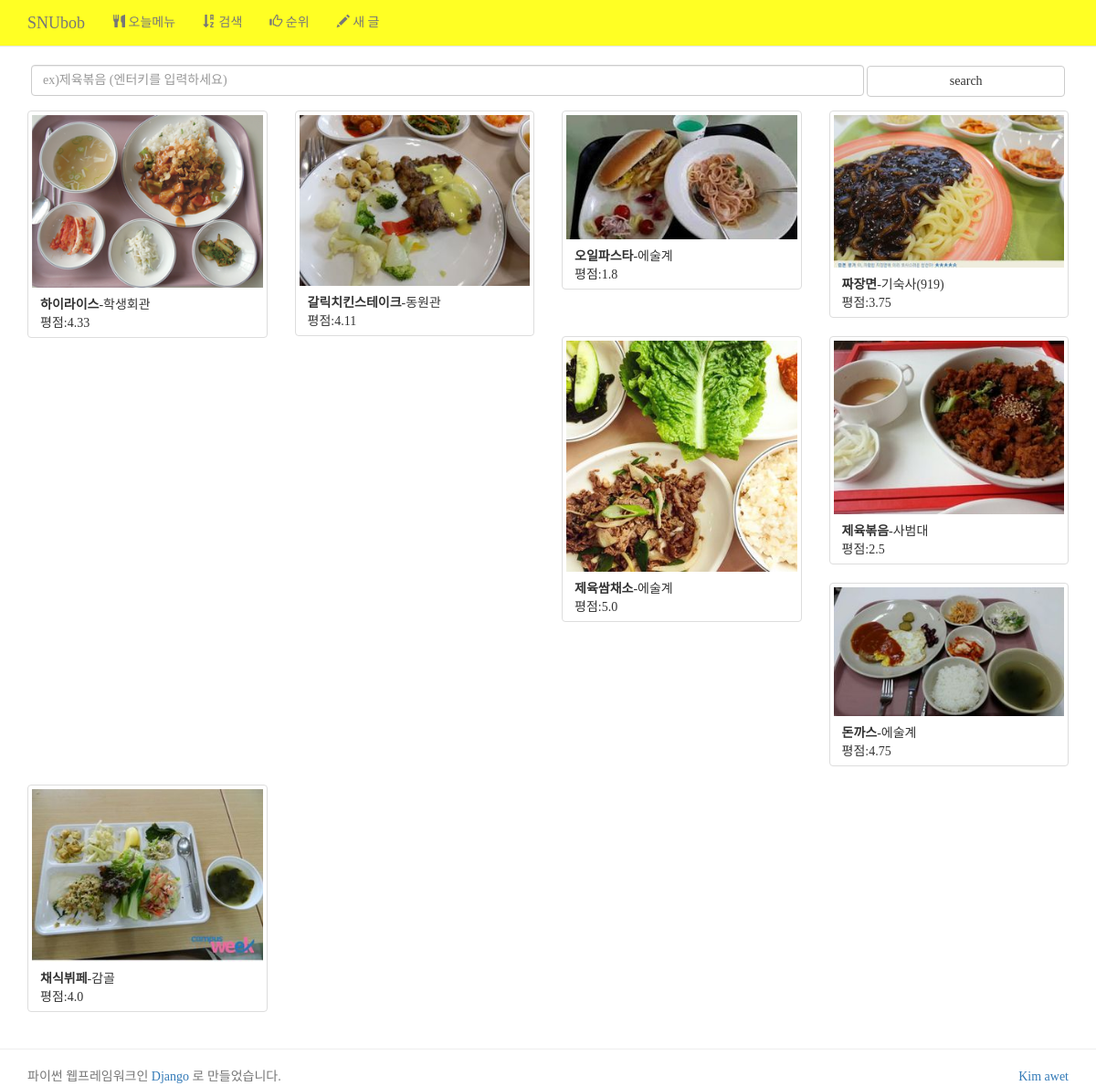
The page /bobshow/ on the database its author committed.
### bobshow/models.py (models this page shows, shortened)
class Bob(models.Model):
    author = models.ForeignKey(settings.AUTH_USER_MODEL)
    name = models.CharField(max_length=100)
    image = models.ImageField(blank=True, null=True, upload_to=random_name_upload_to)
    content = models.TextField(blank=True, null=True,)
    created_at = models.DateTimeField(auto_now_add=True)
    updated_at = models.DateTimeField(auto_now=True)
    place = models.ForeignKey('Place')
    star = models.PositiveSmallIntegerField()
    score = models.FloatField()

class Place(models.Model):
    name = models.CharField(max_length=20)
    def __str__(self):
        return self.name

### bobshow/views.py (the view)
def search(request):
    if request.GET.get('name'):
        name = request.GET.get('name')
        bob_list = Bob.objects.filter(name__contains=name)
    else:
        bob_list = Bob.objects.all()
    page_number = int(request.GET.get('page', 1))
    paginate_by = 8
    paginator = Paginator(bob_list, paginate_by)
    try:
        page = paginator.page(page_number)
    except InvalidPage:
        raise Http404('invalid page {}'.format(page_number))
    return render(request, "bobshow/search.html", {
        'bob_list': page.object_list, 'page': page,
        })

### bobshow/templates/bobshow/search.html (shortened to what this page needs)
{% extends "layout.html" %}
{% load bootstrap3 %}
{% load thumbnail %}
{% block content %}
<div class="container">
    <div class="row">
        <div class="col-sm-12">
          <form action="/bobshow/" class="form" method="GET">
              <div class="form-group text-center">
                <input type="text" placeholder="ex)제육볶음 (엔터키를 입력하세요)" class="form-control" name="name" style="display:inline; width:80%">
                <button type="submit" class="btn btn-default" style="display:inline-block; width:19%">search</button>
              </div>
          </form>
        </div>
        {% for bob in bob_list %}
        <div class="col-xs-6 col-sm-4 col-md-3">
            <div class="thumbnail">
                <a href="{% url "bobshow:detail" bob.pk %}">
                    {% if bob.image %}
                        {% thumbnail bob.image "300x300" crop="center" quality=80 as im %}
                            <img src="{{ im.url }}" width="{{ im.width }}" height="{{ im.height }}"/>
                        {% endthumbnail %}
                    {% else %}
                        {% load static %}
                    {% endif %}
                    <div class="caption">
                        <div><strong>{{ bob.name }}</strong><span>-{{bob.place}}</span></div>
                        <span> 평점:{{bob.score}} </span>
                    </div>
                </a>
            </div>
        </div>
        {% empty %}
        <div class="alert alert-warning">
                검색 결과가 없습니다.
            </div>
        {% endfor %}
        </div>
    </div>
{% endblock %}

### snubob/templates/layout.html (shortened to what this page needs)
{% load staticfiles %}
<!DOCTYPE html>
<html>
<head>
  <link rel="stylesheet" type="text/css" href="{% static 'bootstrap-3.3.5-dist/css/bootstrap.min.css' %}" />
  <link href="{% static "bootstrap-star-rating/css/star-rating.min.css" %}" media="all" rel="stylesheet" type="text/css" />
  <link type="text/css" href="{% static 'layout.css' %}" rel="stylesheet">
</head>
<body role="document">
<nav class="navbar navbar-default navbar-fixed-top" style="background-color:#FFFF24">
  <div class="container">
    <div class="navbar-header">
      <a class="navbar-brand" href="{% url "index" %}" id="dd">SNUbob</a>
    </div>
    <div id="navbar" class="navbar-collapse collapse">
      <ul class="nav navbar-nav">
        <li><a href="{% url "index" %}"><span class="glyphicon glyphicon-cutlery" aria-hidden="true"></span>&nbsp;오늘메뉴</a></li>
        <li><a href="{% url "bobshow:search" %}"><span class="glyphicon glyphicon-sort-by-alphabet" aria-hidden="true"></span>&nbsp;검색</a></li>
        <li><a href="{% url "bobshow:billboard" %}"><span class="glyphicon glyphicon-thumbs-up" aria-hidden="true"></span>&nbsp;순위</a></li>
        <li><a href="{% url "bobshow:new" %}"><span class="glyphicon glyphicon-pencil" aria-hidden="true"></span>&nbsp;새 글</a></li>
      </ul>
    </div>
  </div>
</nav>
<div class="container">
  <div class="row">
      <div class="col-sm-12">
      </div>
  </div>
</div>
{% block content %}
{% endblock %}
<hr>
<footer class="footer">
  <div class="container">
    <div class="row">
        <div class="col-sm-6 text-muted">
            파이썬 웹프레임워크인 <a href="http://djangoproject.com" target="_blank">Django</a> 로 만들었습니다.<br/>
        </div>
        <div class="col-sm-6 text-right">
            <a href="naver.com" target="_blank">Kim awet</a>
        </div>
    </div>
  </div>
</footer>
</body>
</html>

### snubob/static/layout.css (style rules this page uses)
body { padding-top: 70px; padding-bottom: 30px; }

### snubob/templates/layout.html (style rules this page uses)
* { font-family: "나눔고딕"; }
html, body { height:100%; }

### bobshow/templates/bobshow/search.html (style rules this page uses)
.thumbnail .caption div { overflow: hidden; text-overflow: ellipsis; display: -webkit-box; -webkit-line-clamp: 1; -webkit-box-orient: vertical; word-wrap: break-word; }
.thumbnail .caption { height: 50px; }

### rows shown on the page
Bob: shows a picture, name "하이라이스", place "학생회관", score "4.33"
Bob: shows a picture, name "갈릭치킨스테이크", place "동원관", score "4.11"
Bob: shows a picture, name "오일파스타", place "에술계", score "1.8"
Bob: shows a picture, name "짜장면", place "기숙사(919)", score "3.75"
Bob: shows a picture, name "제육쌈채소", place "에술계", score "5.0"
Bob: shows a picture, name "제육볶음", place "사범대", score "2.5"
Bob: shows a picture, name "돈까스", place "에술계", score "4.75"
Bob: shows a picture, name "채식뷔페", place "감골", score "4.0"
